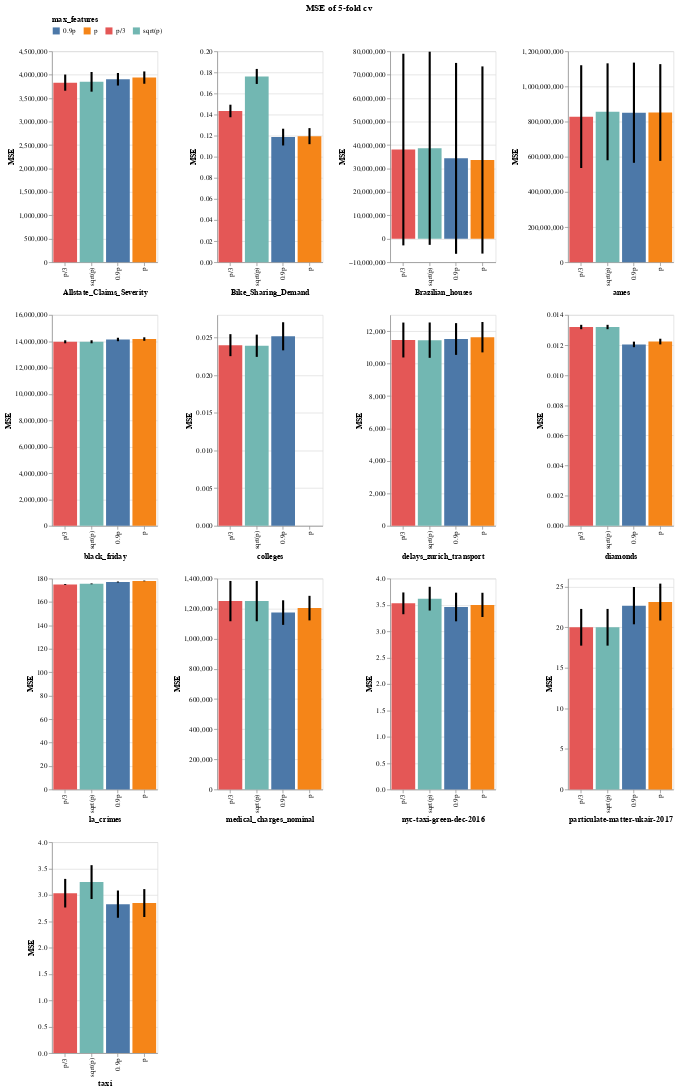

Here is the notebook cell this chart was saved with:
### Markdown cell above
## Alternative Visualization with altair

### Code cell
import altair as alt


d = {}
for i, data in enumerate(sorted(df["dataset"].unique())):
    tmpdf = df[df["dataset"] == data]

    # the base chart
    base = alt.Chart(tmpdf).transform_calculate(
        ymin="datum.mse - datum.mse_std", ymax="datum.mse + datum.mse_std"
    )

    # Add BarChart
    barchart = (
        base.mark_bar()
        .encode(
            x=alt.X(
                field="max_features",
                type="nominal",
                sort=["p/3", "sqrt(p)", "0.9p", "p"],
                title=data,
            ),
            y=alt.Y("mse:Q", title="MSE"),
            color=alt.Color(
                "max_features:N",
                legend=alt.Legend(orient="top"),
            ),
        )
        .properties(width=150, height=300)
    )

    # Add errorbars
    errorbars = base.mark_errorbar().encode(
        x=alt.X(
            field="max_features",
            type="nominal",
            sort=["p/3", "sqrt(p)", "0.9p", "p"],
        ),
        y=alt.Y("ymin:Q", title=""),
        y2="ymax:Q",
        strokeWidth=alt.value(3),
    )

    # Assign value
    d[f"bars_{i}"] = barchart + errorbars

# Concat and display  on 4 columns
chart = (
    alt.concat(*d.values(), columns=4)
    .properties(title="MSE of 5-fold cv")
    .configure_title(anchor="middle")
    .resolve_scale(color="shared")
)
chart

### Figure 1 — Vega-Lite specification as saved in the notebook (floating-point values rounded to 4 significant figures)
{"config": {"view": {"continuousWidth": 400, "continuousHeight": 300}, "title": {"anchor": "middle"}}, "concat": [{"layer": [{"mark": "bar", "encoding": {"color": {"type": "nominal", "field": "max_features", "legend": {"orient": "top"}}, "x": {"type": "nominal", "field": "max_features", "sort": ["p/3", "sqrt(p)", "0.9p", "p"], "title": "Allstate_Claims_Severity"}, "y": {"type": "quantitative", "field": "mse", "title": "MSE"}}, "height": 300, "transform": [{"calculate": "datum.mse - datum.mse_std", "as": "ymin"}, {"calculate": "datum.mse + datum.mse_std", "as": "ymax"}], "width": 150}, {"mark": "errorbar", "encoding": {"strokeWidth": {"value": 3}, "x": {"type": "nominal", "field": "max_features", "sort": ["p/3", "sqrt(p)", "0.9p", "p"]}, "y": {"type": "quantitative", "field": "ymin", "title": ""}, "y2": {"field": "ymax"}}, "transform": [{"calculate": "datum.mse - datum.mse_std", "as": "ymin"}, {"calculate": "datum.mse + datum.mse_std", "as": "ymax"}]}], "data": {"name": "data-cce30f85496a7a3bed391772ed8658a0"}}, {"layer": [{"mark": "bar", "encoding": {"color": {"type": "nominal", "field": "max_features", "legend": {"orient": "top"}}, "x": {"type": "nominal", "field": "max_features", "sort": ["p/3", "sqrt(p)", "0.9p", "p"], "title": "Bike_Sharing_Demand"}, "y": {"type": "quantitative", "field": "mse", "title": "MSE"}}, "height": 300, "transform": [{"calculate": "datum.mse - datum.mse_std", "as": "ymin"}, {"calculate": "datum.mse + datum.mse_std", "as": "ymax"}], "width": 150}, {"mark": "errorbar", "encoding": {"strokeWidth": {"value": 3}, "x": {"type": "nominal", "field": "max_features", "sort": ["p/3", "sqrt(p)", "0.9p", "p"]}, "y": {"type": "quantitative", "field": "ymin", "title": ""}, "y2": {"field": "ymax"}}, "transform": [{"calculate": "datum.mse - datum.mse_std", "as": "ymin"}, {"calculate": "datum.mse + datum.mse_std", "as": "ymax"}]}], "data": {"name": "data-b438b56c4e467932ea71a5ecded6fe1a"}}, {"layer": [{"mark": "bar", "encoding": {"color": {"type": "nominal", "field": "max_features", "legend": {"orient": "top"}}, "x": {"type": "nominal", "field": "max_features", "sort": ["p/3", "sqrt(p)", "0.9p", "p"], "title": "Brazilian_houses"}, "y": {"type": "quantitative", "field": "mse", "title": "MSE"}}, "height": 300, "transform": [{"calculate": "datum.mse - datum.mse_std", "as": "ymin"}, {"calculate": "datum.mse + datum.mse_std", "as": "ymax"}], "width": 150}, {"mark": "errorbar", "encoding": {"strokeWidth": {"value": 3}, "x": {"type": "nominal", "field": "max_features", "sort": ["p/3", "sqrt(p)", "0.9p", "p"]}, "y": {"type": "quantitative", "field": "ymin", "title": ""}, "y2": {"field": "ymax"}}, "transform": [{"calculate": "datum.mse - datum.mse_std", "as": "ymin"}, {"calculate": "datum.mse + datum.mse_std", "as": "ymax"}]}], "data": {"name": "data-e187f391de4979dc2d56de8f999fb899"}}, {"layer": [{"mark": "bar", "encoding": {"color": {"type": "nominal", "field": "max_features", "legend": {"orient": "top"}}, "x": {"type": "nominal", "field": "max_features", "sort": ["p/3", "sqrt(p)", "0.9p", "p"], "title": "ames"}, "y": {"type": "quantitative", "field": "mse", "title": "MSE"}}, "height": 300, "transform": [{"calculate": "datum.mse - datum.mse_std", "as": "ymin"}, {"calculate": "datum.mse + datum.mse_std", "as": "ymax"}], "width": 150}, {"mark": "errorbar", "encoding": {"strokeWidth": {"value": 3}, "x": {"type": "nominal", "field": "max_features", "sort": ["p/3", "sqrt(p)", "0.9p", "p"]}, "y": {"type": "quantitative", "field": "ymin", "title": ""}, "y2": {"field": "ymax"}}, "transform": [{"calculate": "datum.mse - datum.mse_std", "as": "ymin"}, {"calculate": "datum.mse + datum.mse_std", "as": "ymax"}]}], "data": {"name": "data-18cfb07ea395ca8d5c5a8cf774a7005d"}}, {"layer": [{"mark": "bar", "encoding": {"color": {"type": "nominal", "field": "max_features", "legend": {"orient": "top"}}, "x": {"type": "nominal", "field": "max_features", "sort": ["p/3", "sqrt(p)", "0.9p", "p"], "title": "black_friday"}, "y": {"type": "quantitative", "field": "mse", "title": "MSE"}}, "height": 300, "transform": [{"calculate": "datum.mse - datum.mse_std", "as": "ymin"}, {"calculate": "datum.mse + datum.mse_std", "as": "ymax"}], "width": 150}, {"mark": "errorbar", "encoding": {"strokeWidth": {"value": 3}, "x": {"type": "nominal", "field": "max_features", "sort": ["p/3", "sqrt(p)", "0.9p", "p"]}, "y": {"type": "quantitative", "field": "ymin", "title": ""}, "y2": {"field": "ymax"}}, "transform": [{"calculate": "datum.mse - datum.mse_std", "as": "ymin"}, {"calculate": "datum.mse + datum.mse_std", "as": "ymax"}]}], "data": {"name": "data-b162dfda374834e588fe90fbb1152bda"}}, {"layer": [{"mark": "bar", "encoding": {"color": {"type": "nominal", "field": "max_features", "legend": {"orient": "top"}}, "x": {"type": "nominal", "field": "max_features", "sort": ["p/3", "sqrt(p)", "0.9p", "p"], "title": "colleges"}, "y": {"type": "quantitative", "field": "mse", "title": "MSE"}}, "height": 300, "transform": [{"calculate": "datum.mse - datum.mse_std", "as": "ymin"}, {"calculate": "datum.mse + datum.mse_std", "as": "ymax"}], "width": 150}, {"mark": "errorbar", "encoding": {"strokeWidth": {"value": 3}, "x": {"type": "nominal", "field": "max_features", "sort": ["p/3", "sqrt(p)", "0.9p", "p"]}, "y": {"type": "quantitative", "field": "ymin", "title": ""}, "y2": {"field": "ymax"}}, "transform": [{"calculate": "datum.mse - datum.mse_std", "as": "ymin"}, {"calculate": "datum.mse + datum.mse_std", "as": "ymax"}]}], "data": {"name": "data-75c7c0b5cfd92f42db248bb4321f17cf"}}, {"layer": [{"mark": "bar", "encoding": {"color": {"type": "nominal", "field": "max_features", "legend": {"orient": "top"}}, "x": {"type": "nominal", "field": "max_features", "sort": ["p/3", "sqrt(p)", "0.9p", "p"], "title": "delays_zurich_transport"}, "y": {"type": "quantitative", "field": "mse", "title": "MSE"}}, "height": 300, "transform": [{"calculate": "datum.mse - datum.mse_std", "as": "ymin"}, {"calculate": "datum.mse + datum.mse_std", "as": "ymax"}], "width": 150}, {"mark": "errorbar", "encoding": {"strokeWidth": {"value": 3}, "x": {"type": "nominal", "field": "max_features", "sort": ["p/3", "sqrt(p)", "0.9p", "p"]}, "y": {"type": "quantitative", "field": "ymin", "title": ""}, "y2": {"field": "ymax"}}, "transform": [{"calculate": "datum.mse - datum.mse_std", "as": "ymin"}, {"calculate": "datum.mse + datum.mse_std", "as": "ymax"}]}], "data": {"name": "data-7abb66b7f94f45974c2ffff7bf53a327"}}, {"layer": [{"mark": "bar", "encoding": {"color": {"type": "nominal", "field": "max_features", "legend": {"orient": "top"}}, "x": {"type": "nominal", "field": "max_features", "sort": ["p/3", "sqrt(p)", "0.9p", "p"], "title": "diamonds"}, "y": {"type": "quantitative", "field": "mse", "title": "MSE"}}, "height": 300, "transform": [{"calculate": "datum.mse - datum.mse_std", "as": "ymin"}, {"calculate": "datum.mse + datum.mse_std", "as": "ymax"}], "width": 150}, {"mark": "errorbar", "encoding": {"strokeWidth": {"value": 3}, "x": {"type": "nominal", "field": "max_features", "sort": ["p/3", "sqrt(p)", "0.9p", "p"]}, "y": {"type": "quantitative", "field": "ymin", "title": ""}, "y2": {"field": "ymax"}}, "transform": [{"calculate": "datum.mse - datum.mse_std", "as": "ymin"}, {"calculate": "datum.mse + datum.mse_std", "as": "ymax"}]}], "data": {"name": "data-b9b2e3fb5f9fed993d0892103e6fbac8"}}, {"layer": [{"mark": "bar", "encoding": {"color": {"type": "nominal", "field": "max_features", "legend": {"orient": "top"}}, "x": {"type": "nominal", "field": "max_features", "sort": ["p/3", "sqrt(p)", "0.9p", "p"], "title": "la_crimes"}, "y": {"type": "quantitative", "field": "mse", "title": "MSE"}}, "height": 300, "transform": [{"calculate": "datum.mse - datum.mse_std", "as": "ymin"}, {"calculate": "datum.mse + datum.mse_std", "as": "ymax"}], "width": 150}, {"mark": "errorbar", "encoding": {"strokeWidth": {"value": 3}, "x": {"type": "nominal", "field": "max_features", "sort": ["p/3", "sqrt(p)", "0.9p", "p"]}, "y": {"type": "quantitative", "field": "ymin", "title": ""}, "y2": {"field": "ymax"}}, "transform": [{"calculate": "datum.mse - datum.mse_std", "as": "ymin"}, {"calculate": "datum.mse + datum.mse_std", "as": "ymax"}]}], "data": {"name": "data-b3dc473567284eb5d0b2316e326df8d8"}}, {"layer": [{"mark": "bar", "encoding": {"color": {"type": "nominal", "field": "max_features", "legend": {"orient": "top"}}, "x": {"type": "nominal", "field": "max_features", "sort": ["p/3", "sqrt(p)", "0.9p", "p"], "title": "medical_charges_nominal"}, "y": {"type": "quantitative", "field": "mse", "title": "MSE"}}, "height": 300, "transform": [{"calculate": "datum.mse - datum.mse_std", "as": "ymin"}, {"calculate": "datum.mse + datum.mse_std", "as": "ymax"}], "width": 150}, {"mark": "errorbar", "encoding": {"strokeWidth": {"value": 3}, "x": {"type": "nominal", "field": "max_features", "sort": ["p/3", "sqrt(p)", "0.9p", "p"]}, "y": {"type": "quantitative", "field": "ymin", "title": ""}, "y2": {"field": "ymax"}}, "transform": [{"calculate": "datum.mse - datum.mse_std", "as": "ymin"}, {"calculate": "datum.mse + datum.mse_std", "as": "ymax"}]}], "data": {"name": "data-6a3a4fbe8b1aaec89565dabf3815a8e5"}}, {"layer": [{"mark": "bar", "encoding": {"color": {"type": "nominal", "field": "max_features", "legend": {"orient": "top"}}, "x": {"type": "nominal", "field": "max_features", "sort": ["p/3", "sqrt(p)", "0.9p", "p"], "title": "nyc-taxi-green-dec-2016"}, "y": {"type": "quantitative", "field": "mse", "title": "MSE"}}, "height": 300, "transform": [{"calculate": "datum.mse - datum.mse_std", "as": "ymin"}, {"calculate": "datum.mse + datum.mse_std", "as": "ymax"}], "width": 150}, {"mark": "errorbar", "encoding": {"strokeWidth": {"value": 3}, "x": {"type": "nominal", "field": "max_features", "sort": ["p/3", "sqrt(p)", "0.9p", "p"]}, "y": {"type": "quantitative", "field": "ymin", "title": ""}, "y2": {"field": "ymax"}}, "transform": [{"calculate": "datum.mse - datum.mse_std", "as": "ymin"}, {"calculate": "datum.mse + datum.mse_std", "as": "ymax"}]}], "data": {"name": "data-1f451a61de2be40fec235e56e4632c2f"}}, {"layer": [{"mark": "bar", "encoding": {"color": {"type": "nominal", "field": "max_features", "legend": {"orient": "top"}}, "x": {"type": "nominal", "field": "max_features", "sort": ["p/3", "sqrt(p)", "0.9p", "p"], "title": "particulate-matter-ukair-2017"}, "y": {"type": "quantitative", "field": "mse", "title": "MSE"}}, "height": 300, "transform": [{"calculate": "datum.mse - datum.mse_std", "as": "ymin"}, {"calculate": "datum.mse + datum.mse_std", "as": "ymax"}], "width": 150}, {"mark": "errorbar", "encoding": {"strokeWidth": {"value": 3}, "x": {"type": "nominal", "field": "max_features", "sort": ["p/3", "sqrt(p)", "0.9p", "p"]}, "y": {"type": "quantitative", "field": "ymin", "title": ""}, "y2": {"field": "ymax"}}, "transform": [{"calculate": "datum.mse - datum.mse_std", "as": "ymin"}, {"calculate": "datum.mse + datum.mse_std", "as": "ymax"}]}], "data": {"name": "data-bd06bcdf0c4ffb3d70c60416a480d527"}}, {"layer": [{"mark": "bar", "encoding": {"color": {"type": "nominal", "field": "max_features", "legend": {"orient": "top"}}, "x": {"type": "nominal", "field": "max_features", "sort": ["p/3", "sqrt(p)", "0.9p", "p"], "title": "taxi"}, "y": {"type": "quantitative", "field": "mse", "title": "MSE"}}, "height": 300, "transform": [{"calculate": "datum.mse - datum.mse_std", "as": "ymin"}, {"calculate": "datum.mse + datum.mse_std", "as": "ymax"}], "width": 150}, {"mark": "errorbar", "encoding": {"strokeWidth": {"value": 3}, "x": {"type": "nominal", "field": "max_features", "sort": ["p/3", "sqrt(p)", "0.9p", "p"]}, "y": {"type": "quantitative", "field": "ymin", "title": ""}, "y2": {"field": "ymax"}}, "transform": [{"calculate": "datum.mse - datum.mse_std", "as": "ymin"}, {"calculate": "datum.mse + datum.mse_std", "as": "ymax"}]}], "data": {"name": "data-23bd2f150ee0979e91d4f20d429f2d35"}}], "columns": 4, "resolve": {"scale": {"color": "shared"}}, "title": "MSE of 5-fold cv", "$schema": "https://vega.github.io/schema/vega-lite/v4.8.1.json", "datasets": {"data-cce30f85496a7a3bed391772ed8658a0": [{"dataset": "Allstate_Claims_Severity", "n_samples": 188318, "n_features": 130, "max_features": "p/3", "fit_time": 1103.0, "mse": 3832000.0, "mse_std": 172700.0}, {"dataset": "Allstate_Claims_Severity", "n_samples": 188318, "n_features": 130, "max_features": "sqrt(p)", "fit_time": 450.0, "mse": 3849000.0, "mse_std": 209900.0}, {"dataset": "Allstate_Claims_Severity", "n_samples": 188318, "n_features": 130, "max_features": "0.9p", "fit_time": 2855.0, "mse": 3903000.0, "mse_std": 134000.0}, {"dataset": "Allstate_Claims_Severity", "n_samples": 188318, "n_features": 130, "max_features": "p", "fit_time": 2826.0, "mse": 3939000.0, "mse_std": 131400.0}], "data-b438b56c4e467932ea71a5ecded6fe1a": [{"dataset": "Bike_Sharing_Demand", "n_samples": 17379, "n_features": 12, "max_features": "p/3", "fit_time": 9.232, "mse": 0.1434, "mse_std": 0.005949}, {"dataset": "Bike_Sharing_Demand", "n_samples": 17379, "n_features": 12, "max_features": "sqrt(p)", "fit_time": 10.03, "mse": 0.1762, "mse_std": 0.007121}, {"dataset": "Bike_Sharing_Demand", "n_samples": 17379, "n_features": 12, "max_features": "0.9p", "fit_time": 19.29, "mse": 0.1187, "mse_std": 0.007947}, {"dataset": "Bike_Sharing_Demand", "n_samples": 17379, "n_features": 12, "max_features": "p", "fit_time": 22.55, "mse": 0.1196, "mse_std": 0.007611}], "data-e187f391de4979dc2d56de8f999fb899": [{"dataset": "Brazilian_houses", "n_samples": 10692, "n_features": 12, "max_features": "p/3", "fit_time": 7.41, "mse": 38070000.0, "mse_std": 40890000.0}, {"dataset": "Brazilian_houses", "n_samples": 10692, "n_features": 12, "max_features": "sqrt(p)", "fit_time": 6.516, "mse": 38620000.0, "mse_std": 41210000.0}, {"dataset": "Brazilian_houses", "n_samples": 10692, "n_features": 12, "max_features": "0.9p", "fit_time": 16.01, "mse": 34320000.0, "mse_std": 40730000.0}, {"dataset": "Brazilian_houses", "n_samples": 10692, "n_features": 12, "max_features": "p", "fit_time": 18.66, "mse": 33620000.0, "mse_std": 39940000.0}], "data-18cfb07ea395ca8d5c5a8cf774a7005d": [{"dataset": "ames", "n_samples": 1460, "n_features": 79, "max_features": "p/3", "fit_time": 3.006, "mse": 828400000.0, "mse_std": 292400000.0}, {"dataset": "ames", "n_samples": 1460, "n_features": 79, "max_features": "sqrt(p)", "fit_time": 1.569, "mse": 855900000.0, "mse_std": 275800000.0}, {"dataset": "ames", "n_samples": 1460, "n_features": 79, "max_features": "0.9p", "fit_time": 6.063, "mse": 850700000.0, "mse_std": 285100000.0}, {"dataset": "ames", "n_samples": 1460, "n_features": 79, "max_features": "p", "fit_time": 6.822, "mse": 851800000.0, "mse_std": 275300000.0}], "data-b162dfda374834e588fe90fbb1152bda": [{"dataset": "black_friday", "n_samples": 166821, "n_features": 9, "max_features": "p/3", "fit_time": 63.72, "mse": 13960000.0, "mse_std": 115200.0}, {"dataset": "black_friday", "n_samples": 166821, "n_features": 9, "max_features": "sqrt(p)", "fit_time": 64.56, "mse": 13960000.0, "mse_std": 115200.0}, {"dataset": "black_friday", "n_samples": 166821, "n_features": 9, "max_features": "0.9p", "fit_time": 117.0, "mse": 14140000.0, "mse_std": 131500.0}, {"dataset": "black_friday", "n_samples": 166821, "n_features": 9, "max_features": "p", "fit_time": 127.6, "mse": 14170000.0, "mse_std": 132500.0}], "data-75c7c0b5cfd92f42db248bb4321f17cf": [{"dataset": "colleges", "n_samples": 7063, "n_features": 49, "max_features": "p/3", "fit_time": 20.14, "mse": 0.02399, "mse_std": 0.00146}, {"dataset": "colleges", "n_samples": 7063, "n_features": 49, "max_features": "sqrt(p)", "fit_time": 11.03, "mse": 0.02391, "mse_std": 0.001477}, {"dataset": "colleges", "n_samples": 7063, "n_features": 49, "max_features": "0.9p", "fit_time": 51.83, "mse": 0.02517, "mse_std": 0.001866}, {"dataset": "colleges", "n_samples": 7063, "n_features": 49, "max_features": "p", "fit_time": 1.128, "mse": null, "mse_std": null}], "data-7abb66b7f94f45974c2ffff7bf53a327": [{"dataset": "delays_zurich_transport", "n_samples": 27327, "n_features": 17, "max_features": "p/3", "fit_time": 24.96, "mse": 11450.0, "mse_std": 1076.0}, {"dataset": "delays_zurich_transport", "n_samples": 27327, "n_features": 17, "max_features": "sqrt(p)", "fit_time": 20.98, "mse": 11450.0, "mse_std": 1089.0}, {"dataset": "delays_zurich_transport", "n_samples": 27327, "n_features": 17, "max_features": "0.9p", "fit_time": 65.12, "mse": 11520.0, "mse_std": 979.0}, {"dataset": "delays_zurich_transport", "n_samples": 27327, "n_features": 17, "max_features": "p", "fit_time": 72.79, "mse": 11630.0, "mse_std": 935.7}], "data-b9b2e3fb5f9fed993d0892103e6fbac8": [{"dataset": "diamonds", "n_samples": 53940, "n_features": 6, "max_features": "p/3", "fit_time": 23.66, "mse": 0.0132, "mse_std": 0.0001449}, {"dataset": "diamonds", "n_samples": 53940, "n_features": 6, "max_features": "sqrt(p)", "fit_time": 22.46, "mse": 0.0132, "mse_std": 0.0001449}, {"dataset": "diamonds", "n_samples": 53940, "n_features": 6, "max_features": "0.9p", "fit_time": 44.89, "mse": 0.01204, "mse_std": 0.0001839}, {"dataset": "diamonds", "n_samples": 53940, "n_features": 6, "max_features": "p", "fit_time": 51.26, "mse": 0.01223, "mse_std": 0.0001881}], "data-b3dc473567284eb5d0b2316e326df8d8": [{"dataset": "la_crimes", "n_samples": 1468825, "n_features": 25, "max_features": "p/3", "fit_time": 3931.0, "mse": 174.9, "mse_std": 0.3758}, {"dataset": "la_crimes", "n_samples": 1468825, "n_features": 25, "max_features": "sqrt(p)", "fit_time": 2992.0, "mse": 175.5, "mse_std": 0.3431}, {"dataset": "la_crimes", "n_samples": 1468825, "n_features": 25, "max_features": "0.9p", "fit_time": 11110.0, "mse": 177.1, "mse_std": 0.3952}, {"dataset": "la_crimes", "n_samples": 1468825, "n_features": 25, "max_features": "p", "fit_time": 11690.0, "mse": 178.0, "mse_std": 0.279}], "data-6a3a4fbe8b1aaec89565dabf3815a8e5": [{"dataset": "medical_charges_nominal", "n_samples": 163065, "n_features": 11, "max_features": "p/3", "fit_time": 192.9, "mse": 1250000.0, "mse_std": 133800.0}, {"dataset": "medical_charges_nominal", "n_samples": 163065, "n_features": 11, "max_features": "sqrt(p)", "fit_time": 193.3, "mse": 1250000.0, "mse_std": 133800.0}, {"dataset": "medical_charges_nominal", "n_samples": 163065, "n_features": 11, "max_features": "0.9p", "fit_time": 551.9, "mse": 1174000.0, "mse_std": 81580.0}, {"dataset": "medical_charges_nominal", "n_samples": 163065, "n_features": 11, "max_features": "p", "fit_time": 678.2, "mse": 1204000.0, "mse_std": 81490.0}], "data-1f451a61de2be40fec235e56e4632c2f": [{"dataset": "nyc-taxi-green-dec-2016", "n_samples": 581835, "n_features": 14, "max_features": "p/3", "fit_time": 627.8, "mse": 3.53, "mse_std": 0.2065}, {"dataset": "nyc-taxi-green-dec-2016", "n_samples": 581835, "n_features": 14, "max_features": "sqrt(p)", "fit_time": 546.5, "mse": 3.619, "mse_std": 0.2251}, {"dataset": "nyc-taxi-green-dec-2016", "n_samples": 581835, "n_features": 14, "max_features": "0.9p", "fit_time": 1315.0, "mse": 3.461, "mse_std": 0.2716}, {"dataset": "nyc-taxi-green-dec-2016", "n_samples": 581835, "n_features": 14, "max_features": "p", "fit_time": 1480.0, "mse": 3.501, "mse_std": 0.23}], "data-bd06bcdf0c4ffb3d70c60416a480d527": [{"dataset": "particulate-matter-ukair-2017", "n_samples": 394299, "n_features": 9, "max_features": "p/3", "fit_time": 305.5, "mse": 19.99, "mse_std": 2.262}, {"dataset": "particulate-matter-ukair-2017", "n_samples": 394299, "n_features": 9, "max_features": "sqrt(p)", "fit_time": 304.2, "mse": 19.99, "mse_std": 2.262}, {"dataset": "particulate-matter-ukair-2017", "n_samples": 394299, "n_features": 9, "max_features": "0.9p", "fit_time": 673.7, "mse": 22.66, "mse_std": 2.298}, {"dataset": "particulate-matter-ukair-2017", "n_samples": 394299, "n_features": 9, "max_features": "p", "fit_time": 823.5, "mse": 23.1, "mse_std": 2.275}], "data-23bd2f150ee0979e91d4f20d429f2d35": [{"dataset": "taxi", "n_samples": 581835, "n_features": 18, "max_features": "p/3", "fit_time": 849.6, "mse": 3.033, "mse_std": 0.2711}, {"dataset": "taxi", "n_samples": 581835, "n_features": 18, "max_features": "sqrt(p)", "fit_time": 589.7, "mse": 3.244, "mse_std": 0.3208}, {"dataset": "taxi", "n_samples": 581835, "n_features": 18, "max_features": "0.9p", "fit_time": 1569.0, "mse": 2.825, "mse_std": 0.2583}, {"dataset": "taxi", "n_samples": 581835, "n_features": 18, "max_features": "p", "fit_time": 1912.0, "mse": 2.846, "mse_std": 0.2645}]}}
